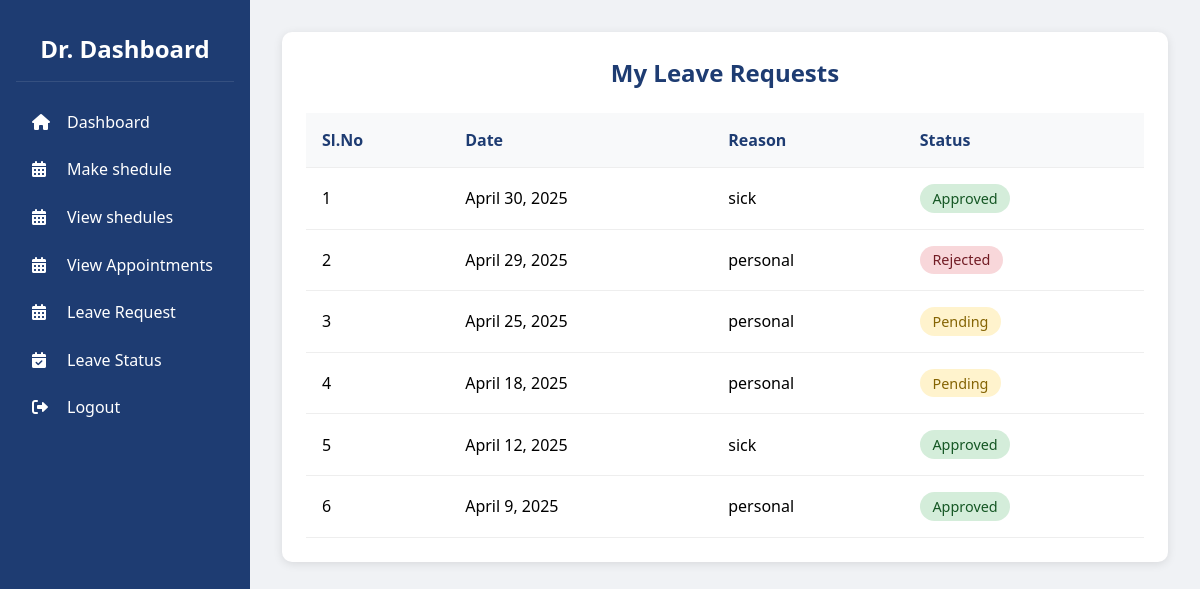
The app's page /leave-status/ (signed in) with its own data.
### doctor/models.py (models this page shows)
class Leave_doctor(models.Model):
    userid = models.ForeignKey(user, on_delete=models.CASCADE)
    date=models.DateField()
    reason=models.TextField()
    status=models.IntegerField()

### doctor/views.py (the view)
# urls.py: path('leave-status/', views.leave_status, name='leave_status'),
def leave_status(request):
    user_id = request.session.get('user_id')
    if not user_id:
        return redirect('login')  # ensure login check
    leaves = Leave_doctor.objects.filter(userid_id=user_id).order_by('-date')
    for leave in leaves:
        if leave.status == 0:
            leave.status_text = "Pending"
        elif leave.status == 1:
            leave.status_text = "Approved"
        elif leave.status == 2:
            leave.status_text = "Rejected"
        else:
            leave.status_text = "Unknown"
    return render(request, 'leave-status.html', {'leaves': leaves})

### doctor/templates/leave-status.html (shortened to what this page needs)
<!DOCTYPE html>
<html lang="en">
<head>
    <link rel="stylesheet" href="https://cdnjs.cloudflare.com/ajax/libs/font-awesome/6.0.0/css/all.min.css">
</head>
<body>
    <aside class="sidebar">
        <div class="sidebar-header">
            <h2>Dr. Dashboard</h2>
        </div>
        <ul class="sidebar-menu">
            <li><a href="{% url 'doctordash' %}"><i class="fas fa-home"></i>Dashboard</a></li>
            <li><a href="{% url 'shedulerdoctor' %}"><i class="fas fa-calendar-alt"></i>Make shedule</a></li>
            <li><a href="{% url 'view_shedules' %}"><i class="fas fa-calendar-alt"></i>View shedules</a></li>
            <li><a href="{% url 'doctor_appointments' %}"><i class="fas fa-calendar-alt"></i>View Appointments</a></li>
            <li><a href="{% url 'leave' %}"><i class="fas fa-calendar-alt"></i>Leave Request</a></li>
            <li><a href="{% url 'leave_status' %}"><i class="fas fa-calendar-check"></i>Leave Status</a></li>
            <li><a href="{% url 'logout_view' %}"><i class="fas fa-sign-out-alt"></i>Logout</a></li>
        </ul>
    </aside>
    <main class="main-content">
        <div class="leave-status-container">
            <h2>My Leave Requests</h2>
            <table>
                <thead>
                    <tr>
                        <th>Sl.No</th>
                        <th>Date</th>
                        <th>Reason</th>
                        <th>Status</th>
                    </tr>
                </thead>
                <tbody>
                    {% for leave in leaves %}
                    <tr>
                        <td>{{ forloop.counter }}</td>
                        <td>{{ leave.date }}</td>
                        <td>{{ leave.reason }}</td>
                        <td>
                            {% if leave.status_text == 'Pending' %}
                            <span class="status-pill status-pending">{{ leave.status_text }}</span>
                            {% elif leave.status_text == 'Approved' %}
                            <span class="status-pill status-approved">{{ leave.status_text }}</span>
                            {% else %}
                            <span class="status-pill status-rejected">{{ leave.status_text }}</span>
                            {% endif %}
                        </td>
                    </tr>
                    {% empty %}
                    <tr>
                        <td colspan="4">No leave requests found.</td>
                    </tr>
                    {% endfor %}
                </tbody>
            </table>
        </div>
    </main>
</body>
</html>

### doctor/templates/leave-status.html (style rules this page uses)
* { margin: 0; padding: 0; box-sizing: border-box; font-family: 'Segoe UI', Tahoma, Geneva, Verdana, sans-serif; }
body { display: flex; min-height: 100vh; background: #f0f2f5; }
.sidebar { width: 250px; background: #1e3c72; color: white; padding: 1rem; }
.sidebar-header { padding: 1rem; text-align: center; border-bottom: 1px solid rgba(255,255,255,0.1); margin-bottom: 1rem; }
.sidebar-menu { list-style: none; }
.sidebar-menu a { color: white; text-decoration: none; padding: 0.8rem 1rem; display: block; border-radius: 5px; transition: background 0.3s; }
.sidebar-menu i { width: 25px; margin-right: 10px; }
.main-content { flex: 1; padding: 2rem; background: #f0f2f5; }
.leave-status-container { background: white; padding: 1.5rem; border-radius: 10px; box-shadow: 0 2px 10px rgba(0,0,0,0.1); }
.leave-status-container h2 { color: #1e3c72; margin-bottom: 1.5rem; text-align: center; }
table { width: 100%; border-collapse: collapse; }
th, td { padding: 1rem; text-align: left; border-bottom: 1px solid #eee; }
th { background: #f8f9fa; color: #1e3c72; }
.status-pill { padding: 0.3rem 0.8rem; border-radius: 15px; font-size: 0.9rem; display: inline-block; }
.status-pending { background: #fff3cd; color: #856404; }
.status-approved { background: #d4edda; color: #155724; }
.status-rejected { background: #f8d7da; color: #721c24; }

### records on screen
Leave_doctor: date "April 30, 2025", reason "sick", status_text "Approved"
Leave_doctor: date "April 29, 2025", reason "personal", status_text "Rejected"
Leave_doctor: date "April 25, 2025", reason "personal", status_text "Pending"
Leave_doctor: date "April 18, 2025", reason "personal", status_text "Pending"
Leave_doctor: date "April 12, 2025", reason "sick", status_text "Approved"
Leave_doctor: date "April 9, 2025", reason "personal", status_text "Approved"
